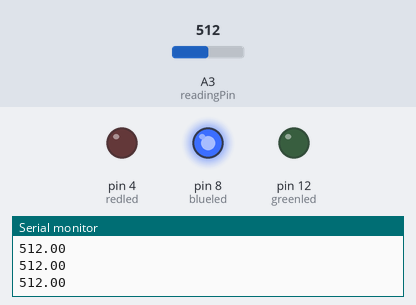
Bench run of a sketch on a simulated Arduino Uno, built with avr-gcc and run on an emulated ATmega328P. Shown: output pins drawn as LEDs (lit = HIGH), the last lines printed to the serial monitor. The inputs (shaded band) are chosen by the test bench; at power-on: A3 (readingPin) = 512.

Above: at 1.2 s.
1.3 s: A3 (readingPin) set to 593
2.8 s: A3 (readingPin) set to 614
At 3.9 s:
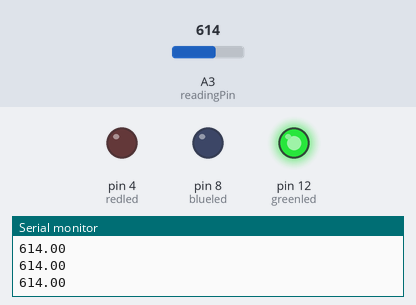
4.3 s: A3 (readingPin) set to 90
At 4.9 s:
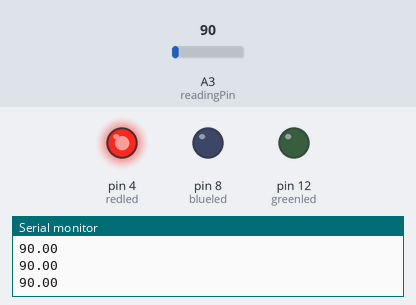
5.8 s: A3 (readingPin) set to 109
At 6.1 s:
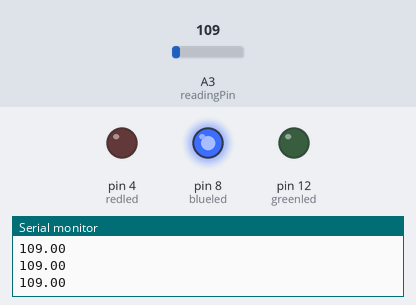
7.3 s: A3 (readingPin) set to 610
At 8.6 s:
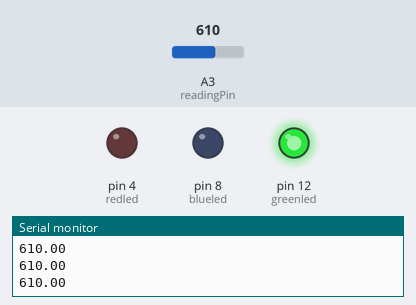
Timing chart, 0 to 9.8 s (numbered marks = the images above; inputs shaded):
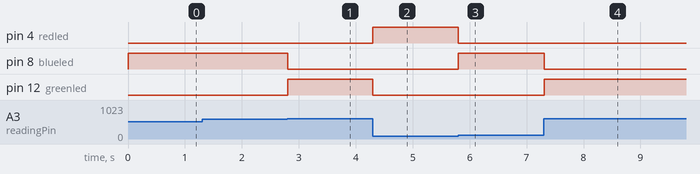

The sketch:

photoresistor.ino
```cpp
//photoresistor

int readingPin=A3;
int greenled=12;
int blueled=8;
int redled=4;
float voltage=00.00;

void setup()
{
     pinMode(readingPin,INPUT);
     pinMode(greenled,OUTPUT);
     pinMode(blueled,OUTPUT);
     pinMode(redled,OUTPUT);
     Serial.begin(9600);
}


void loop()
{

   voltage= analogRead(readingPin);

   if(voltage>0&&voltage<100)
   {
     digitalWrite(greenled,LOW);
     digitalWrite(blueled,LOW);
     digitalWrite(redled,HIGH);

   }

   if(voltage>100&&voltage<600)
   {
     digitalWrite(greenled,LOW);
     digitalWrite(blueled,HIGH);
     digitalWrite(redled,LOW);

   }

   if(voltage>600&&voltage<1023)
   {
     digitalWrite(greenled,HIGH);
     digitalWrite(blueled,LOW);
     digitalWrite(redled,LOW);

   }


   Serial.println(voltage);
  // delay(500);
}
```

Measured:
- the behaviour switches between 600 and 601 on A3 (readingPin) (found by bisection; images 0 and 1)
- the behaviour switches between 100 and 101 on A3 (readingPin) (found by bisection; images 2 and 3)
- after the input at 2.8 s, pin 8 (blueled): HIGH → LOW at once; pin 12 (greenled): LOW → HIGH at once
- after the input at 4.3 s, pin 4 (redled): LOW → HIGH at once; pin 12 (greenled): HIGH → LOW at once
- after the input at 5.8 s, pin 4 (redled): HIGH → LOW at once; pin 8 (blueled): LOW → HIGH at once
- after the input at 7.3 s, pin 8 (blueled): HIGH → LOW at once; pin 12 (greenled): LOW → HIGH at once
